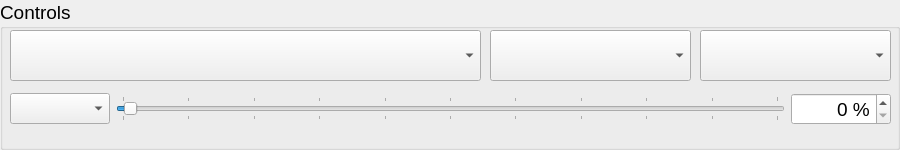
         <widget class="QGroupBox" name="ControlGroupBox">
          <property name="enabled">
           <bool>true</bool>
          </property>
          <property name="sizePolicy">
           <sizepolicy hsizetype="Preferred" vsizetype="Fixed">
            <horstretch>0</horstretch>
            <verstretch>0</verstretch>
           </sizepolicy>
          </property>
          <property name="minimumSize">
           <size>
            <width>0</width>
            <height>150</height>
           </size>
          </property>
          <property name="font">
           <font>
            <pointsize>14</pointsize>
           </font>
          </property>
          <property name="title">
           <string>Controls</string>
          </property>
          <widget class="QComboBox" name="FilterComboBox">
           <property name="enabled">
            <bool>true</bool>
           </property>
           <property name="geometry">
            <rect>
             <x>10</x>
             <y>30</y>
             <width>471</width>
             <height>51</height>
            </rect>
           </property>
           <property name="font">
            <font>
             <pointsize>14</pointsize>
            </font>
           </property>
          </widget>
          <widget class="QComboBox" name="ShutterComboBox">
           <property name="enabled">
            <bool>true</bool>
           </property>
           <property name="geometry">
            <rect>
             <x>700</x>
             <y>30</y>
             <width>191</width>
             <height>51</height>
            </rect>
           </property>
           <property name="font">
            <font>
             <pointsize>14</pointsize>
            </font>
           </property>
          </widget>
          <widget class="QComboBox" name="ZoomComboBox">
           <property name="enabled">
            <bool>true</bool>
           </property>
           <property name="geometry">
            <rect>
             <x>490</x>
             <y>30</y>
             <width>201</width>
             <height>51</height>
            </rect>
           </property>
           <property name="font">
            <font>
             <pointsize>14</pointsize>
            </font>
           </property>
          </widget>
          <widget class="QWidget" name="layoutWidget">
           <property name="geometry">
            <rect>
             <x>10</x>
             <y>90</y>
             <width>881</width>
             <height>38</height>
            </rect>
           </property>
           <layout class="QHBoxLayout" name="horizontalLayout_4">
            <item>
             <widget class="QComboBox" name="LaserComboBox">
              <property name="enabled">
               <bool>true</bool>
              </property>
              <property name="minimumSize">
               <size>
                <width>100</width>
                <height>0</height>
               </size>
              </property>
              <property name="font">
               <font>
                <pointsize>14</pointsize>
               </font>
              </property>
             </widget>
            </item>
            <item>
             <widget class="QSlider" name="LaserIntensitySlider">
              <property name="font">
               <font>
                <pointsize>16</pointsize>
               </font>
              </property>
              <property name="autoFillBackground">
               <bool>false</bool>
              </property>
              <property name="maximum">
               <number>100</number>
              </property>
              <property name="pageStep">
               <number>5</number>
              </property>
              <property name="value">
               <number>1</number>
              </property>
              <property name="tracking">
               <bool>false</bool>
              </property>
              <property name="orientation">
               <enum>Qt::Horizontal</enum>
              </property>
              <property name="invertedAppearance">
               <bool>false</bool>
              </property>
              <property name="invertedControls">
               <bool>false</bool>
              </property>
              <property name="tickPosition">
               <enum>QSlider::TicksBothSides</enum>
              </property>
              <property name="tickInterval">
               <number>10</number>
              </property>
             </widget>
            </item>
            <item>
             <widget class="QSpinBox" name="LaserIntensitySpinBox">
              <property name="minimumSize">
               <size>
                <width>100</width>
                <height>0</height>
               </size>
              </property>
              <property name="font">
               <font>
                <pointsize>14</pointsize>
               </font>
              </property>
              <property name="alignment">
               <set>Qt::AlignRight|Qt::AlignTrailing|Qt::AlignVCenter</set>
              </property>
              <property name="suffix">
               <string> %</string>
              </property>
              <property name="maximum">
               <number>100</number>
              </property>
              <property name="value">
               <number>0</number>
              </property>
             </widget>
            </item>
           </layout>
          </widget>
         </widget>
